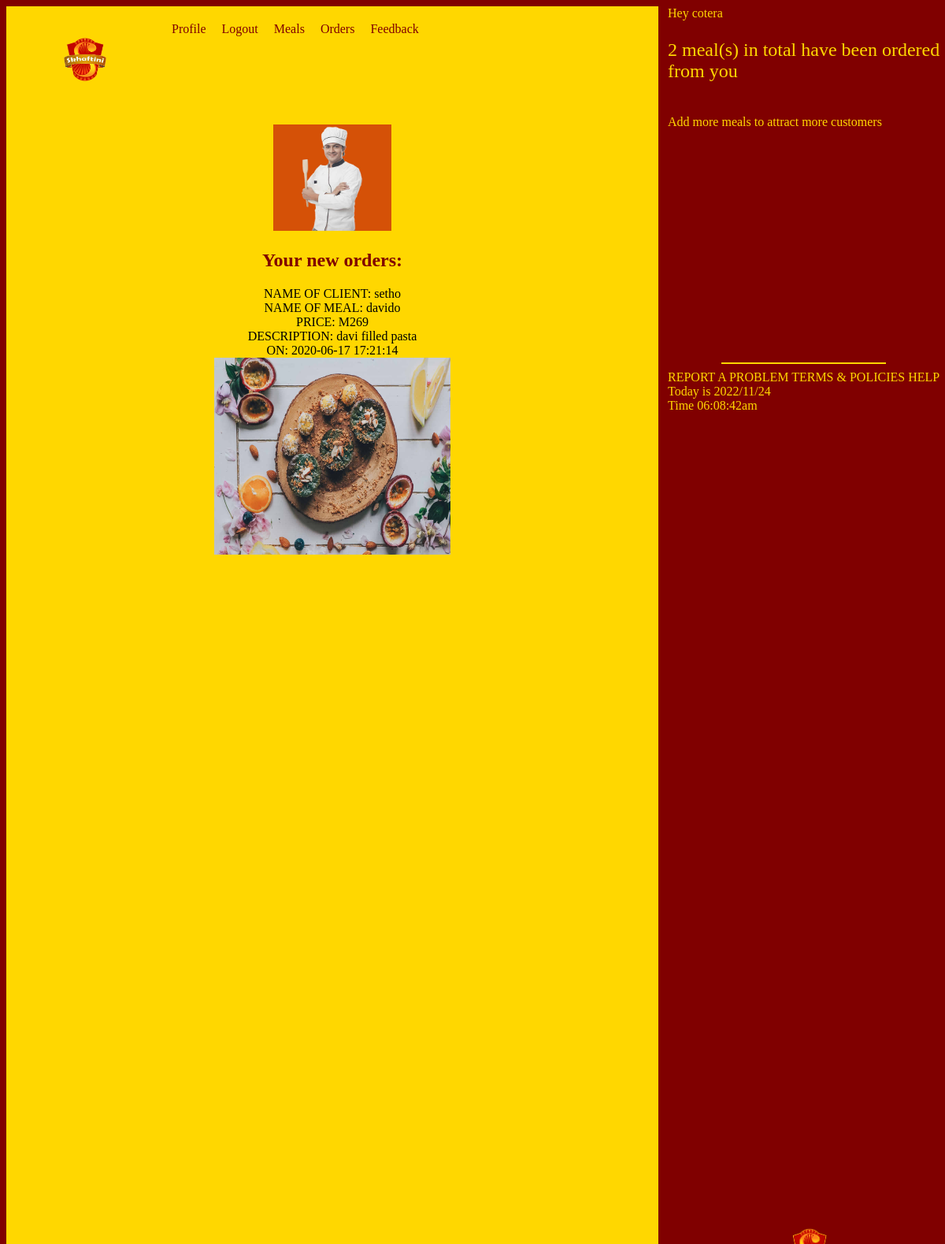
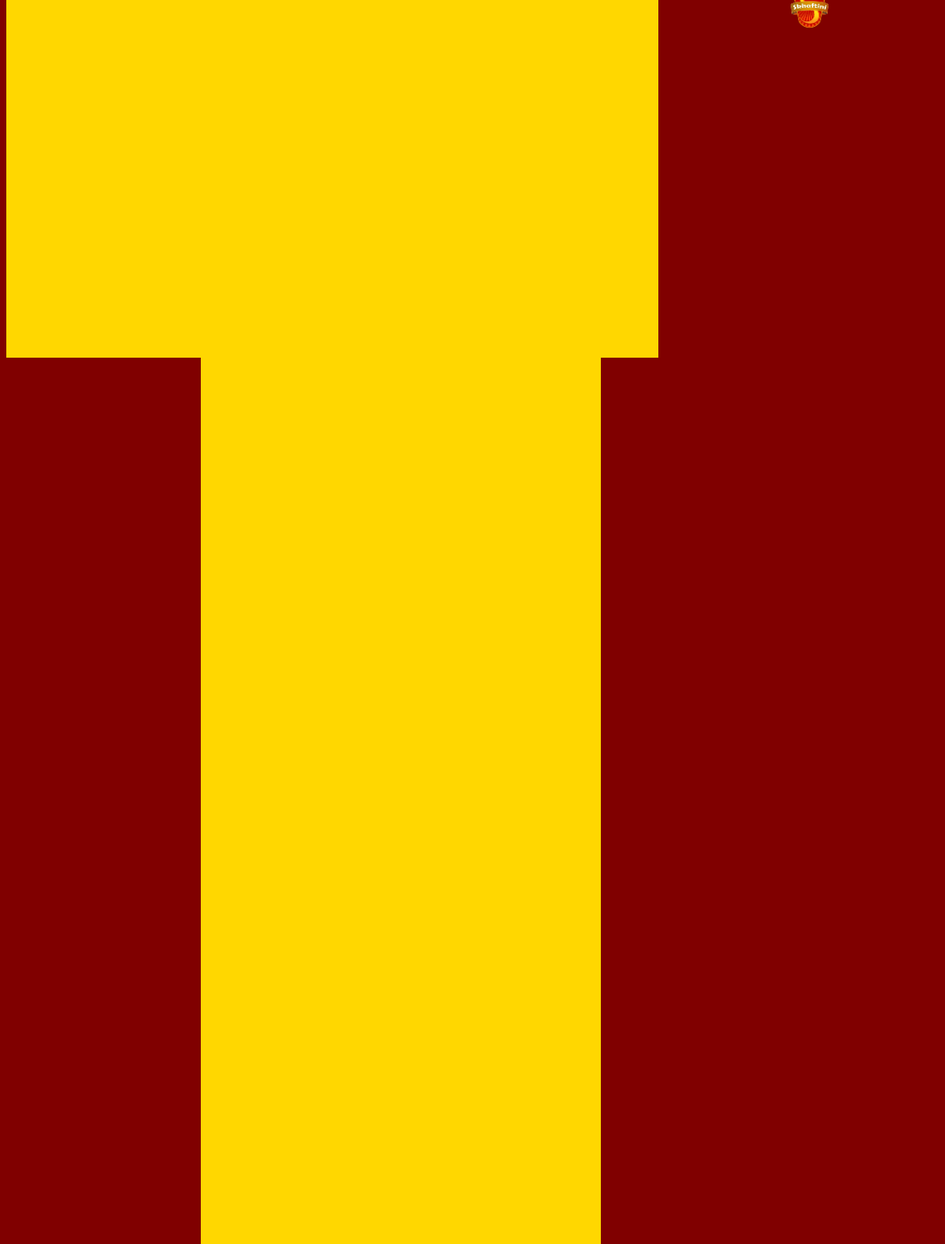
The page /home1.php (signed in) on the database its author committed (2 pictures, top to bottom).
### tables this page shows
CREATE TABLE `user_registration` (
  `PHONE_NUMBER` int(8) NOT NULL,
  `EMAIL` varchar(320) NOT NULL,
  `NAME` varchar(80) NOT NULL,
  `HOUSE_NUMBER` int(70) NOT NULL,
  `PASSWORD` varchar(94) NOT NULL,
  `TYPE_OF_USER` varchar(15) NOT NULL,
  `IMAGE` varchar(255) NOT NULL,
  `STATUS` varchar(10) NOT NULL,
  `CREDIT_CARD` int(16) NOT NULL,
  `CHARGE` int(11) NOT NULL,
  `DATE_ACCOUNT_CREATED` date NOT NULL DEFAULT current_timestamp()
);

CREATE TABLE `order_t` (
  `ORDER_ID` int(8) NOT NULL,
  `PHONE_NUMBER` int(8) NOT NULL,
  `MEAL_CODE` int(8) NOT NULL,
  `DATE_AND_TIME_ORDER_MADE` datetime NOT NULL DEFAULT current_timestamp(),
  `TYPE_OF_DELIVERY` varchar(14) NOT NULL,
  `DATE_FOR_DELIVERY_OR_PICKUP` date NOT NULL,
  `PRICE` int(11) NOT NULL
);

CREATE TABLE `meal` (
  `MEAL_CODE` int(8) NOT NULL,
  `PHONE_NUMBER` int(8) NOT NULL,
  `NAME_OF_MEAL` varchar(80) NOT NULL,
  `DESCRIPTION` varchar(255) NOT NULL,
  `PRICE` float NOT NULL,
  `IMAGE_NAME` varchar(20) NOT NULL
);

### home1.php (the view, shortened to what this page needs)
<?php
$DATABASE_HOST = 'localhost';
$DATABASE_USER = 'root';
$DATABASE_PASS = '';
$DATABASE_NAME = 'skhaftini';
$con = mysqli_connect($DATABASE_HOST, $DATABASE_USER, $DATABASE_PASS, $DATABASE_NAME);
$stmt = $con->prepare('SELECT IMAGE, PHONE_NUMBER FROM user_registration WHERE PHONE_NUMBER = ?');
$user = $_SESSION['id'];
$stmt->bind_param('i', $user);
$stmt->execute();
$stmt->bind_result($image,$phone);
?>
<!DOCTYPE html>
<html>
<head>
<link rel="stylesheet" href="skhaftini.css" />
</head>
<body>
<header>
<nav>
<img src="skaftini png-13.png" alt="logo" width="200px" height="135px" />
<nav>
<a href="profile1.php"><i class="fas fa-user-circle"></i>Profile</a>
<a href="logout.php"><i class="fas fa-sign-out-alt"></i>Logout</a>
<a href="meal.php"><i class="fas fa-sign-out-alt"></i>Meals</a>
<a href="orders.php"><i class="fas fa-sign-out-alt"></i>Orders</a>
<a href="receievedfeedbacks.php">Feedback</a>
</nav>
</nav>
</header>
<section id='restaurantsection'>
<?php echo "<img src='uploaded1/".$image." ' width='150px' height='135px' >";?>
<h1>Your new orders:</h1>
<?php
$stmt = $con->prepare('SELECT NAME,NAME_OF_MEAL,order_t.PHONE_NUMBER, order_t.PRICE, DESCRIPTION, IMAGE_NAME,DATE_AND_TIME_ORDER_MADE FROM order_t,user_registration, meal
WHERE order_t.PHONE_NUMBER = user_registration.PHONE_NUMBER AND order_t.MEAL_CODE = meal.MEAL_CODE AND meal.PHONE_NUMBER in
(SELECT meal.PHONE_NUMBER FROM meal JOIN order_t ON meal.MEAL_CODE = order_t.MEAL_CODE WHERE meal.PHONE_NUMBER = ? )');
$user = $_SESSION['id'];
$stmt->bind_param('i', $user);
$stmt->execute();
$stmt->bind_result($name,$namemeal,$phone2,$price,$description,$image,$date);
while($stmt->fetch()) {
echo 'NAME OF CLIENT: '   . $name   . '<br>';
echo 'NAME OF MEAL: '   . $namemeal   . '<br>';
echo 'PRICE: M'   . $price   . '<br>';
echo 'DESCRIPTION: '   . $description   . '<br>';
echo 'ON: '   . $date   . '<br>';
echo "<img src='uploaded/".$image."' width='300px' height='250px'>";
echo '<br><br>';
}
?>
</section>
<aside id="restaurantaside">
<?php
$selectquery= "SELECT count(*) from order_t join meal where meal.MEAL_CODE = order_t.MEAL_CODE and meal.PHONE_NUMBER ='$phone'";
$result = $con->query($selectquery);
$count = mysqli_fetch_array($result);
$rows = $count[0];
if ($rows <= 5 ) {
echo 'Hey '. $_SESSION['name'] . ' '. '<br>';
echo '<p id="count">'.$rows . ' meal(s) in total have been ordered from you'. '</p>'.'<br>';
echo 'Add more meals to attract more customers';
}else {
echo 'Hey '. $_SESSION['name'] . ' '. '<br>';
echo '<p id="count">'.$rows . ' meals in total have been ordered from you'. '</p>'.'<br>';
echo 'Add more meals to attract more customers';
}
?>
<div>
<hr style="border: solid 1px gold">
REPORT A PROBLEM
TERMS & POLICIES
HELP
</div>
<div>
<?php echo "Today is " . date("Y/m/d") . " <br> "; echo "Time " . date("h:i:sa"); ?>
</div>
</aside>
</body>
</html>

### skhaftini.css (style rules this page uses)
body { height:100% auto; width:100%; background-color:maroon; background-image:url("skaftini png-13.png"); background-size: 50%; background-position:center; background-repeat:no-repeat; background-attachment:fixed; font-family:Forte; }
body header { position:fixed; min-height: 80px; max-height:100px; width:68.9%; background-color: gold; float:left; padding-bottom:50px; }
body header nav img { float:left; }
body header nav nav { padding-top:10px; }
header nav nav a { float:left; margin: 10px; text-decoration:none; color: maroon; background-color: gold; }
a { font-family:Forte; }
section h1, h2 { color:maroon; }
#restaurantsection { padding-top:150px; min-height: 3000px; max-height: auto; float:left; width:69%; background-color:gold; text-align:center; }
aside { position:fixed; width:49.3%; height:100%; margin-right:40%; background-color:maroon; color:gold; }
#restaurantaside { position:fixed; width:30%; height:100%; margin-left:70%; margin-top:0px; background-color:maroon; float:right; background-image:url("skaftini png-13.png"); background-size: 50%; background-position:center; background-repeat:no-repeat; }
hr { border: solid 1px maroon; width: 60%; }
aside div + div { float:left; margin-top: 0%; }
aside div { float:left; margin-top: 80%; }
#count { font-size:24px; }

### rows shown on the page
user_registration: IMAGE (picture)
order_t: user_registration.NAME "setho", meal.NAME_OF_MEAL "davido", PRICE "269", meal.DESCRIPTION "davi filled pasta", DATE_AND_TIME_ORDER_MADE "2020-06-17 17:21:14", meal.IMAGE_NAME (picture)

### other values the page prints
$_SESSION['name'] "cotera"
$rows "2"
